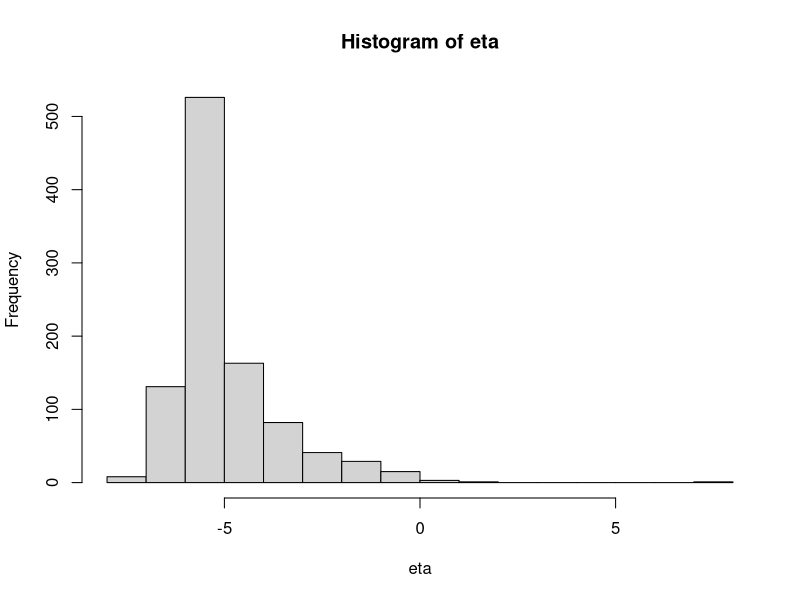
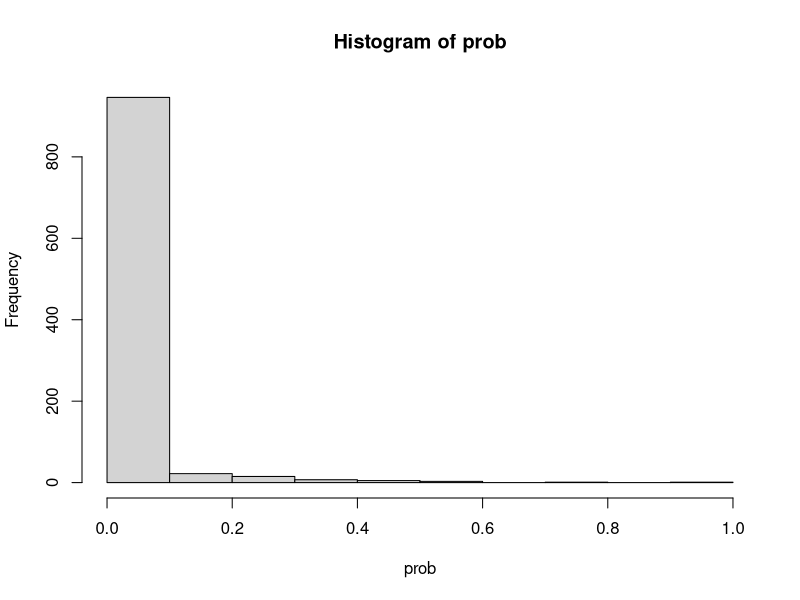

Recreate these plots in R, in order.
### TO-DO Document this script.
### GOAL: plan data generating model parameters in order to achieve a certain event fraction
### We aim at marginal probs: 0.5, 0.1, 0.05, 0.01, 0.005
### maximal OR for large effects is 4 based on http://dx.doi.org/10.1037/bul0000084 (p. 210, Tab 4)

library(clusterGeneration)

# Step 1: Construct correlation matrix of the predictors -----------------------

nnoise <- 10 # use 10 irrelevant predictors
corMatrix <- rcorrmatrix(3+nnoise)

corMatrix[1,2] <- corMatrix[2,1] <- corMatrix[1,3] <- corMatrix[3,1] <- 0.1
corMatrix[2,3] <- corMatrix[3,2] <- 0.5

min(eigen(corMatrix)$values)

corMatrix <- Matrix::nearPD(corMatrix, corr = TRUE)$mat

min(eigen(corMatrix)$values)

corMatrix[1:3, 1:3] # correlations of the relevant predictors - attenuated slightly


# Step 2: Generate Predictor Values --------------------------------------------

n <- 1000 # sample size

X <- mvtnorm::rmvnorm(n, sigma = matrix(corMatrix@x, nrow = 3+nnoise))

X <- as.data.frame(X)

# Step 3: Generate Outcome -----------------------------------------------------

efrac <- 0.005 # event fraction
BETA0 <- log(efrac/(1-efrac))

BETA <- c(BETA0, rep(log(1.6), 6)) # beta coefficients

eta <- BETA[1] + BETA[2]*X$V1 + BETA[3]*X$V2 + BETA[4]*X$V3 + BETA[5]*X$V1*X$V2 + BETA[6]*X$V1*X$V3 + BETA[7]*X$V2*X$V3

# let's look at eta:

summary(eta) # mean is larger than BETA0
# (due to the positive correlation of the predictors, the means of the product terms are > 0)

hist(eta) # distribution is skewed and has a rather long tail
# arises from the combination of positively correlated predictors with positive (interaction) effects

# transform eta to probability:

prob <- 1/(1+exp(-eta))

summary(prob)

hist(prob) # the long tail in eta translates to probabilities ranging from 0-1

# draw observations:

y <- rbinom(n, 1, prob)
mean(y)
